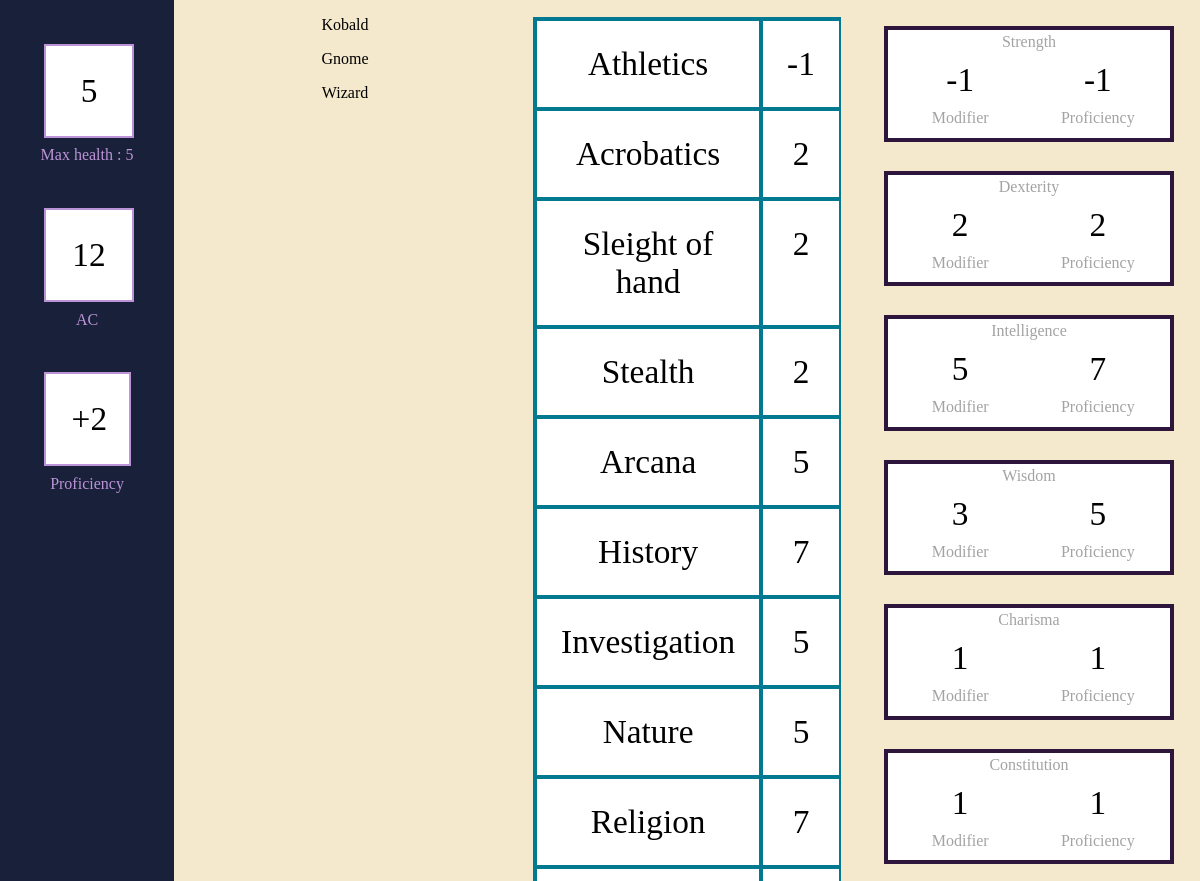
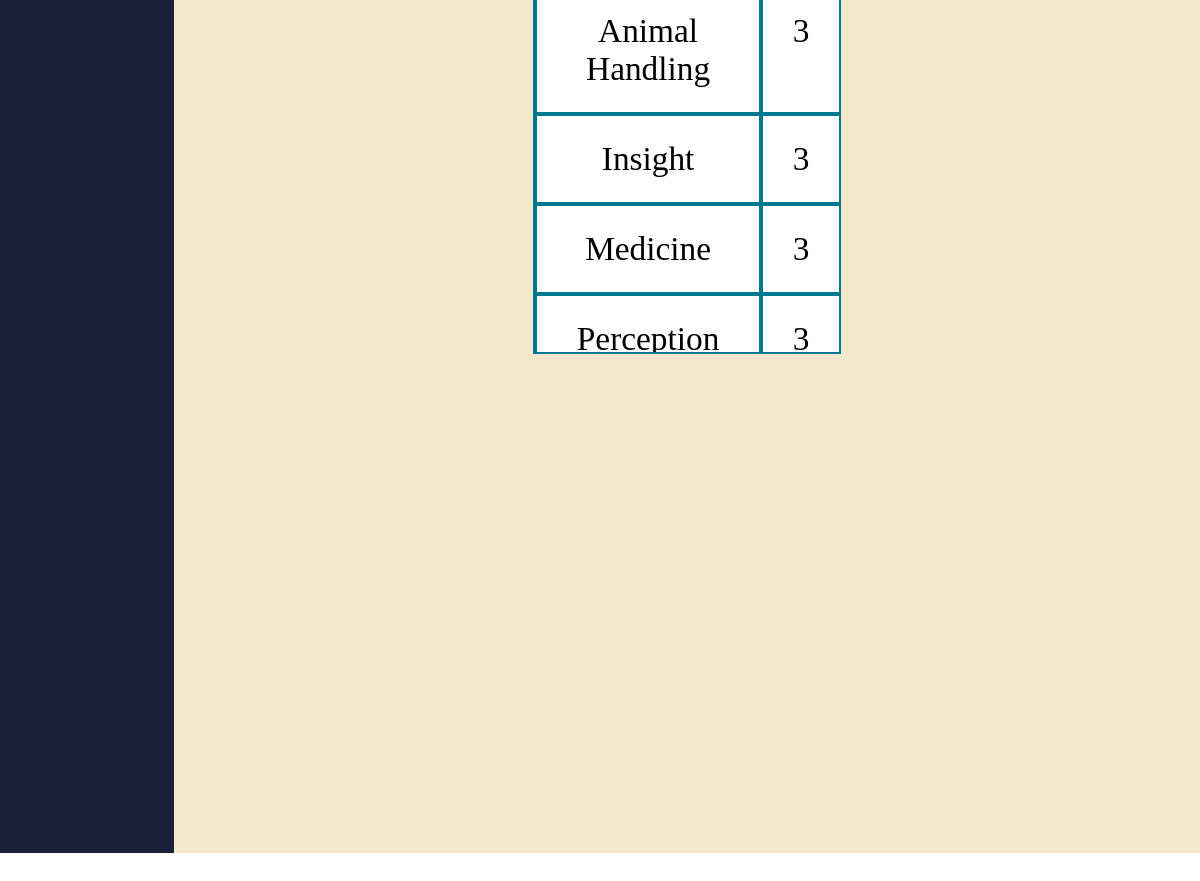
The app's page /character/9 with its own data (2 pictures, top to bottom).
### tables this page shows
CREATE TABLE "Character" (Character_Id INTEGER PRIMARY KEY AUTOINCREMENT, Name TEXT, Race TEXT REFERENCES Race (Race_Id), Class INT REFERENCES Class (Class_Id), Level Type, Background INT REFERENCES Background (Background_Id), HP INT, AC INT, Stats Text, Proficiencies TEXT, Speed INT, Notes TEXT, Current_HP , FOREIGN KEY (Class) REFERENCES Class (Class_Id), FOREIGN KEY (Background) REFERENCES Background (Background_Id));

CREATE TABLE "Race" (Race_Id INTEGER PRIMARY KEY AUTOINCREMENT, Name TEXT, Speed TEXT, ASI TEXT, Languages TEXT, Proficiencies TEXT);

CREATE TABLE Class (Class_Id INTEGER PRIMARY KEY AUTOINCREMENT, Name TEXT, HpDie TEXT, Proficiencies TEXT);

### routes.py (the view)
@app.route('/character/<id>')
def character_main(id):
    conn = sqlite3.connect(db)
    cur = conn.cursor()
    cur.execute('SELECT * FROM Character WHERE Character_Id = ?', (id,))
    character_data = cur.fetchone()
    if character_data is None:
        return redirect("/")
    cur.execute(f'SELECT Name FROM Race WHERE Race_Id = {character_data[2]}')
    race = cur.fetchone()
    cur.execute(f'SELECT Name FROM Class WHERE Class_Id = {character_data[3]}')
    classC = cur.fetchone()
    proficiencies = character_data[9].split(',')
    stats = list(map(int, character_data[8].split(',')))
    prof_bonus = ((character_data[4]-1)//4)+2
    i = 0
    stat_data = []
    while (i < 6):
        mod=math.floor((stats[i]-10)//2)
        if(proficiencies.count(stat_names[i])!=0):
            stat_data.append([stat_names[i],mod,mod+prof_bonus])
        else:
            stat_data.append([stat_names[i],mod,mod])
        i += 1
    i = 0
    skillBonus = []
    while (i < 5):
        stat = skills[i]
        for s in stat:
            count = proficiencies.count(s)
            if (count == 2):
                skillBonus.append((s, math.floor((stats[i]-10)/2)+2*prof_bonus))
            elif (count == 1):
                skillBonus.append((s, math.floor((stats[i]-10)/2)+prof_bonus))
            else:
                skillBonus.append((s, math.floor((stats[i]-10)/2)))
        i += 1
    values_to_list = [character_data[1], race[0], classC[0]]
    other_values = [id,character_data[6],character_data[12],character_data[7],prof_bonus]
    return render_template('CharacterMain.html', character=values_to_list, skillData=skillBonus, other_values=other_values,statData=stat_data)

### templates/CharacterMain.html
{% extends 'sheetLayout.html' %}
{% block content %}
<div class="character_main">
    <div>
        {% for data in character %}
        <P> {{data}}</P>
        {%endfor%}
    </div>
    <div class="skill_mod_grid">
        {% for skill in skillData %}
        <div class="skill_mod">
            {{skill[0]}}
        </div>
        <div class="skill_mod">
            {{skill[1]}}
        </div>
        {%endfor%}
    </div>
    <div class="stat_mod_grid">
        {% for stat in statData %}
        <div class="stat_mod">
            {{stat[0]}}
            <div class = "stat_data">
                <div class = "stat_num">{{stat[1]}}</div>
                <div class = "stat_num">{{stat[2]}}</div>
                <div>Modifier</div>
                <div>Proficiency</div>
            </div>
        </div>
        {%endfor%}
    </div>
</div>
{% endblock %}

### templates/sheetLayout.html (shortened to what this page needs)
<!DOCTYPE html>
<html>
    <head>
        <link rel = 'stylesheet', href = '../static/styles.css'>
    </head>
    <body>
        <div class = 'sheet_container' id="sheet" data-id="{{ other_values[0] }}">
            <div class = 'side_bar'>
                <div>
                    <input type="number" id="HP" value='{{other_values[2]}}' class="side_input">
                </div>
                Max health : {{other_values[1]}}
                <div>
                    <input type="number" id="AC" value='{{other_values[3]}}' class="side_input">
                </div>
                AC
                <div class = 'side_info'>
                    +{{other_values[4]}}
                </div>
                Proficiency
            </div>
            <div class = 'sheet' data-joe = "Joe">
                {% block content %}{% endblock %}
            </div>
        </div>
    </body>
</html>

### static/styles.css (style rules this page uses)
.side_bar { background-color:#182139; height: 100%; min-width: 100%; overflow: hidden; text-align: center; color: #bd93d8; }
.side_info { text-align: center; border: 2px solid #bd93d8; background-color: white; margin:25%; margin-bottom:5%; padding: 15%; font-size: 25pt; color: black; }
.side_input { text-align: center; border: 2px solid #bd93d8; background-color: white; margin:25%; margin-bottom:5%; padding: 15%; font-size: 25pt; color: black; width: 20%; font-family: "Bree Serif", serif; font-weight: 400; }
.sheet_container { display: grid; grid-template-columns:14.5% 85.5%; grid-template-rows: 100%; min-height: 100%; font-family: "Bree Serif", serif; font-weight: 400; font-style: normal; }
.sheet { background-color: #f4e9cd; }
body { margin: 0px; }
.character_main { display: grid; grid-template-columns: 1fr 1fr 1fr; text-align: center; }
.skill_mod_grid { border: 2px solid #007991; background-color: white; font-size: 25pt; display: grid; grid-template-columns: 4fr 1fr; margin: 5%; height: 70%; overflow-y: scroll; overflow-x: hidden; }
.skill_mod { border: 2px solid #007991; padding:1.5pc; }
.stat_mod_grid { display: grid; grid-template-rows: 1fr 1fr 1fr 1fr 1fr 1fr; margin: 5%; height: 50%; }
.stat_mod { border: 4px solid #2d153c; padding: 1%; margin: 3%; background-color: white; color: #A3A3A3; height: 70%; }
.stat_data { display: grid; grid-template-columns: 1fr 1fr; }
.stat_num { padding: 10px; font-size: 25pt; color: black; }

### records on screen
Character: Name "Kobald"
Race: Name "Gnome"
Class: Name "Wizard"

### other values on screen
{{ other_values[1] }} "5"
{{ other_values[4] }} "2"
{{ skill[0] }} "Athletics" "Acrobatics" "Sleight of hand" "Stealth" "Arcana" "History" "Investigation" "Nature" "Religion" "Animal Handling" "Insight" "Medicine" "Perception"
{{ skill[1] }} "-1" "2" "2" "2" "5" "7" "5" "5" "7" "3" "3" "3" "3"
{{ stat[0] }} "Strength" "Dexterity" "Intelligence" "Wisdom" "Charisma" "Constitution"
{{ stat[1] }} "-1" "2" "5" "3" "1" "1"
{{ stat[2] }} "-1" "2" "7" "5" "1" "1"
